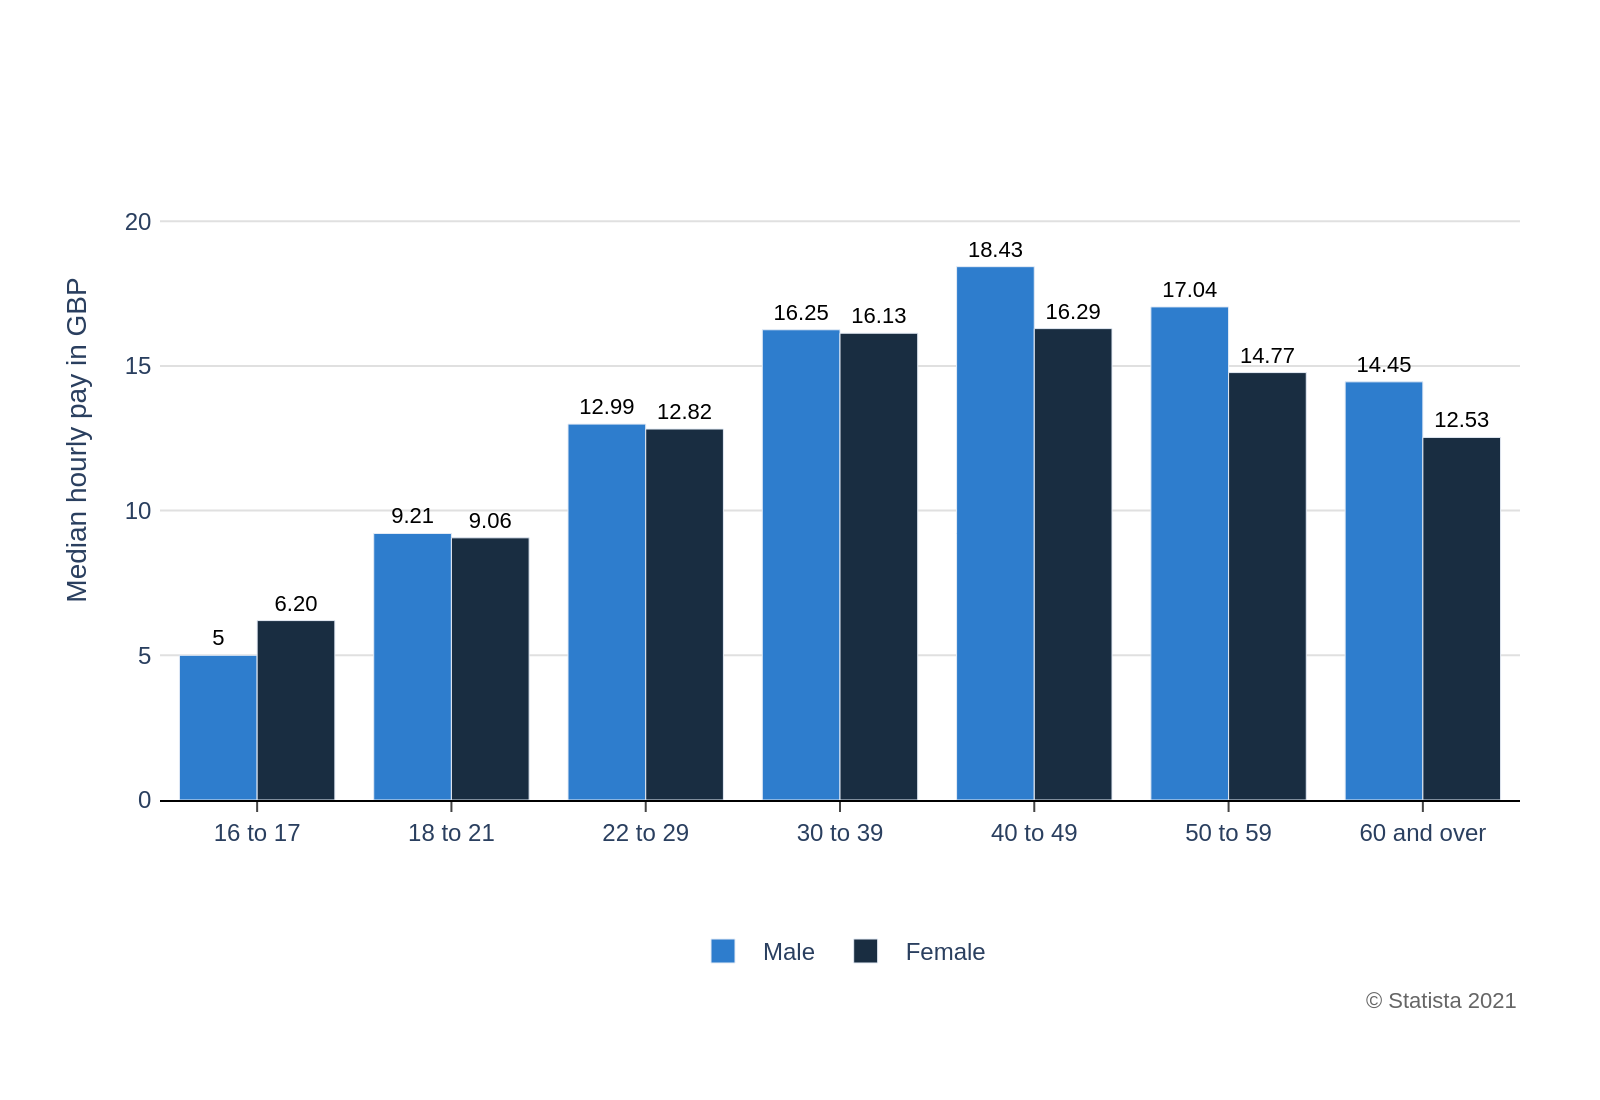

Generate this figure with Python:
import sys
import json
import os
import plotly.graph_objects as go

if len(sys.argv) != 2:
    print("Usage: python generate_chart.py <json_file_path>")
    sys.exit(1)

json_filepath = sys.argv[1]

try:
    with open(json_filepath, 'r', encoding='utf-8') as f:
        chart_config = json.load(f)
except FileNotFoundError:
    print(f"Error: JSON file not found at {json_filepath}")
    sys.exit(1)
except json.JSONDecodeError:
    print(f"Error: Could not decode JSON from {json_filepath}")
    sys.exit(1)

chart_data = chart_config.get('chart_data', [])
texts = chart_config.get('texts', {})
colors = chart_config.get('colors', [])

if not chart_data:
    print("Error: 'chart_data' is missing or empty in the JSON file.")
    sys.exit(1)

fig = go.Figure()

categories = [item['category'] for item in chart_data]
series_names = list(chart_data[0]['values'].keys())

for i, series_name in enumerate(series_names):
    values = [item['values'].get(series_name) for item in chart_data]
    fig.add_trace(go.Bar(
        x=categories,
        y=values,
        name=series_name,
        marker_color=colors[i % len(colors)],
        text=[f'{v:.2f}' if isinstance(v, float) and v % 1 != 0 else str(v) for v in values],
        textposition='outside',
        cliponaxis=False
    ))

y_max = 0
for item in chart_data:
    y_max = max(y_max, *item['values'].values())

y_axis_range = [0, y_max * 1.35]

fig.update_layout(
    barmode='group',
    font=dict(family="Arial", size=12),
    plot_bgcolor='white',
    xaxis=dict(
        title_text=texts.get('x_axis_title'),
        showgrid=False,
        zeroline=False,
        linecolor='black',
        linewidth=1,
        ticks='outside'
    ),
    yaxis=dict(
        title_text=texts.get('y_axis_title'),
        range=y_axis_range,
        gridcolor='#e0e0e0',
        zeroline=False,
        showline=False,
        ticksuffix=' '
    ),
    legend=dict(
        orientation='h',
        yanchor='bottom',
        y=-0.25,
        xanchor='center',
        x=0.5
    ),
    margin=dict(l=80, r=40, t=40, b=150),
    hovermode=False
)

fig.update_traces(
    textfont=dict(size=11, family="Arial", color='black')
)

annotations = []
if texts.get('source'):
    annotations.append(
        dict(
            xref='paper',
            yref='paper',
            x=1,
            y=-0.3,
            xanchor='right',
            yanchor='bottom',
            text=texts['source'],
            showarrow=False,
            font=dict(size=11, color='#666666')
        )
    )

fig.update_layout(annotations=annotations)

base_name = os.path.splitext(os.path.basename(json_filepath))[0]
output_filename = f"{base_name}.png"

fig.write_image(output_filename, scale=2, width=800, height=550)

print(f"Chart saved to {output_filename}")
